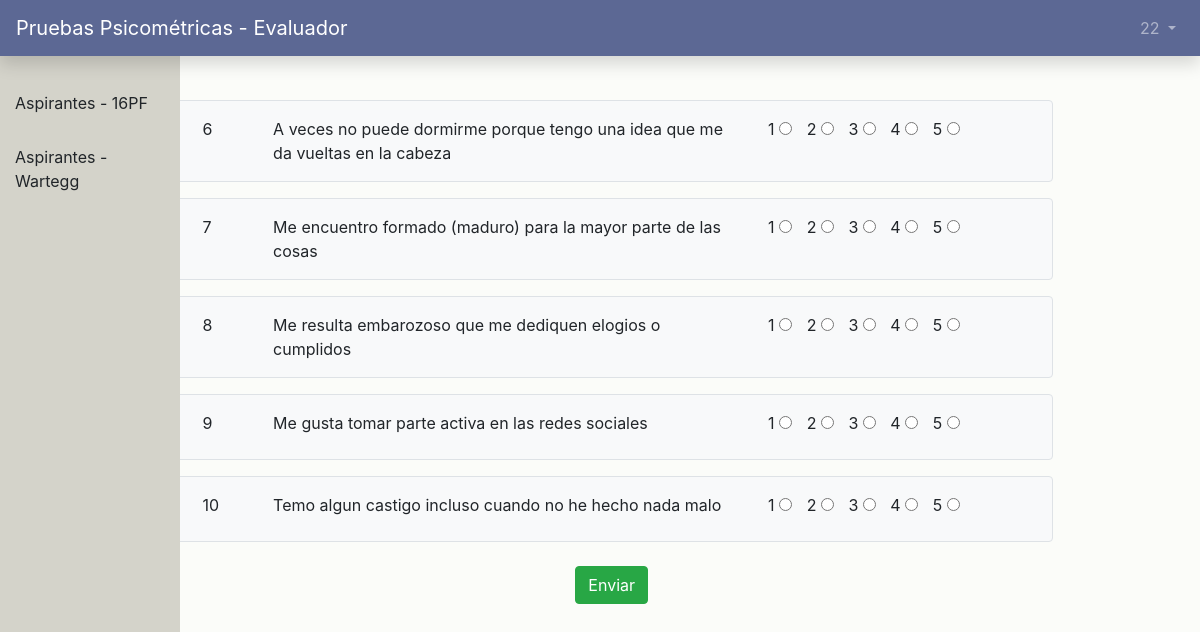
Page /dash/aspirante/16pf2 (signed in) on the committed database.
### users/models.py (models this page shows, shortened)
class CustomUser(AbstractUser):
    role = models.PositiveIntegerField(null=True, blank=True)
    updated_password = models.BooleanField(null=True, blank=True)
    date_born = models.DateField(null=True, blank=True)
    gender = models.CharField(null=True, blank=True, max_length=12)
    def get_role(self):
        return '%s' % (self.role)

### main_app/models.py (models this page shows, shortened)
class Question(models.Model):
    text = models.CharField(max_length=300)
    factor = models.CharField(max_length=300)
    points = models.IntegerField()
    complete = models.BooleanField()
    def __str__(self):
        return self.text

### main_app/views.py (the view)
# urls.py: path('dash/aspirante/16pf2', views.aspirante_16pf2, name='aspirante_16pf2'),
def aspirante_16pf2(request):
    if request.method == 'POST':
        ls = Question.objects.all()
        if request.POST.get('puntos6'):
            res=Result()
            res.points = request.POST.get('puntos6')
            res.usuario = request.user.id
            res.question = Question.objects.get(id=6)
            res.save()
        if request.POST.get('puntos7'):
            res=Result()
            res.points = request.POST.get('puntos7')
            res.usuario = request.user.id
            res.question = Question.objects.get(id=7)
            res.save()
        if request.POST.get('puntos8'):
            res=Result()
            res.points = request.POST.get('puntos8')
            res.usuario = request.user.id
            res.question = Question.objects.get(id=8)
            res.save()
        if request.POST.get('puntos9'):
            res=Result()
            res.points = request.POST.get('puntos9')
            res.usuario = request.user.id
            res.question = Question.objects.get(id=9)
            res.save()
        if request.POST.get('puntos10'):
            res=Result()
            res.points = request.POST.get('puntos10')
            res.usuario = request.user.id
            res.question = Question.objects.get(id=10)
            res.save()
        return redirect('aspirante_16pf3')
    else:
            ls = Question.objects.all()
            return render(request, 'dashboard/aspirante/test16pf2.html', { 'ls': ls})

### templates/dashboard/aspirante/test16pf2.html (shortened to what this page needs)
{% extends '../index.html' %}
{% load static %}
{% block main_content %}
    <div class="bg-light  border rounded" style="position: fixed; top: 10vh; left: 10px; width: 150px; padding: 10px">
        Tiempo restante: <br> 45 minutos
    </div>
    <section class="content2">
        <div class="container">
            {% for i in ls %}
                <form action="" method="POST">
                {% if i.id == 6 %}
                <div class="row bg-light mt-3 m-0 p-3 border rounded">
                    <div class="col-1" >
                      <label for="" name="quest" value=i.id >{{ i.id }}</label>
                    </div>
                    <div class="col-7">
                        {{ i }}
                    </div>
                    <div class="col-4">
                        <label for="" >1</label>
                        <input type="radio" name="puntos6" id="r1" value="1">
                        <label for="" style="padding-left: 10px">2</label>
                        <input type="radio" name="puntos6" id="r2" value="2">
                        <label for="" style="padding-left: 10px">3</label>
                        <input type="radio" name="puntos6" id="r3" value="3">
                        <label for="" style="padding-left: 10px">4</label>
                        <input type="radio" name="puntos6" id="r4" value="4">
                        <label for="" style="padding-left: 10px">5</label>
                        <input type="radio" name="puntos6" id="r5" value="5">
                    </div>
                </div>
                {% endif %}
                {% if i.id == 7 %}
                <div class="row bg-light mt-3 m-0 p-3 border rounded">
                    <div class="col-1" >
                      <label for="" name="quest" value=i.id >{{ i.id }}</label>
                    </div>
                    <div class="col-7">
                        {{ i }}
                    </div>
                    <div class="col-4">
                        <label for="" >1</label>
                        <input type="radio" name="puntos7" id="r1" value="1">
                        <label for="" style="padding-left: 10px">2</label>
                        <input type="radio" name="puntos7" id="r2" value="2">
                        <label for="" style="padding-left: 10px">3</label>
                        <input type="radio" name="puntos7" id="r3" value="3">
                        <label for="" style="padding-left: 10px">4</label>
                        <input type="radio" name="puntos7" id="r4" value="4">
                        <label for="" style="padding-left: 10px">5</label>
                        <input type="radio" name="puntos7" id="r5" value="5">
                    </div>
                </div>
                {% endif %}
                {% if i.id == 8 %}
                <div class="row bg-light mt-3 m-0 p-3 border rounded">
                    <div class="col-1" >
                      <label for="" name="quest" value=i.id >{{ i.id }}</label>
                    </div>
                    <div class="col-7">
                        {{ i }}
                    </div>
                    <div class="col-4">
                        <label for="" >1</label>
                        <input type="radio" name="puntos8" id="r1" value="1">
                        <label for="" style="padding-left: 10px">2</label>
                        <input type="radio" name="puntos8" id="r2" value="2">
                        <label for="" style="padding-left: 10px">3</label>
                        <input type="radio" name="puntos8" id="r3" value="3">
                        <label for="" style="padding-left: 10px">4</label>
                        <input type="radio" name="puntos8" id="r4" value="4">
                        <label for="" style="padding-left: 10px">5</label>
                        <input type="radio" name="puntos8" id="r5" value="5">
                    </div>
                </div>
                {% endif %}
                {% if i.id == 9 %}
                <div class="row bg-light mt-3 m-0 p-3 border rounded">
                    <div class="col-1" >
                      <label for="" name="quest" value=i.id >{{ i.id }}</label>
                    </div>
                    <div class="col-7">
                        {{ i }}
                    </div>
                    <div class="col-4">
                        <label for="" >1</label>
                        <input type="radio" name="puntos9" id="r1" value="1">
                        <label for="" style="padding-left: 10px">2</label>
                        <input type="radio" name="puntos9" id="r2" value="2">
                        <label for="" style="padding-left: 10px">3</label>
                        <input type="radio" name="puntos9" id="r3" value="3">
                        <label for="" style="padding-left: 10px">4</label>
                        <input type="radio" name="puntos9" id="r4" value="4">
                        <label for="" style="padding-left: 10px">5</label>
                        <input type="radio" name="puntos9" id="r5" value="5">
                    </div>
                </div>
                {% endif %}
                {% if i.id == 10 %}
                <div class="row bg-light mt-3 m-0 p-3 border rounded">
                    <div class="col-1" >
                      <label for="" name="quest" value=i.id >{{ i.id }}</label>
                    </div>
                    <div class="col-7">
                        {{ i }}
                    </div>
                    <div class="col-4">
                        <label for="" >1</label>
                        <input type="radio" name="puntos10" id="r1" value="1">
                        <label for="" style="padding-left: 10px">2</label>
                        <input type="radio" name="puntos10" id="r2" value="2">
                        <label for="" style="padding-left: 10px">3</label>
                        <input type="radio" name="puntos10" id="r3" value="3">
                        <label for="" style="padding-left: 10px">4</label>
                        <input type="radio" name="puntos10" id="r4" value="4">
                        <label for="" style="padding-left: 10px">5</label>
                        <input type="radio" name="puntos10" id="r5" value="5">
                    </div>
                </div>
                {% endif %}
            {% endfor %}
            <div class="row text-center m-4">
                <div class="col-12 text-center">
                    <input class="btn btn-success" type="submit" value="Enviar"/>
                </div>
            </div>
            </form>
        </div>
    </section>
{% endblock %}

### templates/navbar.html (shortened to what this page needs)
{% block navbar %}
<nav class="navbar navbar-expand-md navbar-dark mb-4 fixed-top shadow" style="background-color: #5c6894">
    {% if user.get_role == '1' %}
        <a class="navbar-brand" href="{% url 'home' %}">Pruebas Psicométricas - Evaluador</a>
    {% elif user.get_role == '0' %}
        <a class="navbar-brand" href="{% url 'home' %}">Pruebas Psicométricas - Administrador</a>
    {% elif user.get_role == '2' %}
        <a class="navbar-brand" href="{% url 'home' %}">Pruebas Psicométricas - 16PF</a>
    {% else %}
        <a class="navbar-brand" href="{% url 'home' %}">Pruebas Psicométricas</a>
    {% endif %}
    <div class="collapse navbar-collapse" id="navbarCollapse">
        {% if user.is_authenticated %}
        <ul class="navbar-nav ml-auto">
            <li class="nav-item">
                <a
                    class="nav-link dropdown-toggle"
                    href="#"
                    id="userMenu"
                    data-toggle="dropdown"
                    aria-haspopup="true"
                    aria-expanded="false"
                >
                    {{ user.username }}
                </a>
            </li>
        </ul>
        {% endif %}
    </div>
</nav>
{% endblock navbar %}

### static/css/styles.css (style rules this page uses)
body { background-color: #fbfcf9; }
.content2 { padding-top: 7vw; padding-left: 12%; width: 90%; }

### rows in the picture
CustomUser: username "22"
Question: id "6", text "A veces no puede dormirme porque tengo una idea que me da vueltas en la cabeza"
Question: id "7", text "Me encuentro formado (maduro) para la mayor parte de las cosas"
Question: id "8", text "Me resulta embarozoso que me dediquen elogios o cumplidos"
Question: id "9", text "Me gusta tomar parte activa en las redes sociales"
Question: id "10", text "Temo algun castigo incluso cuando no he hecho nada malo"
